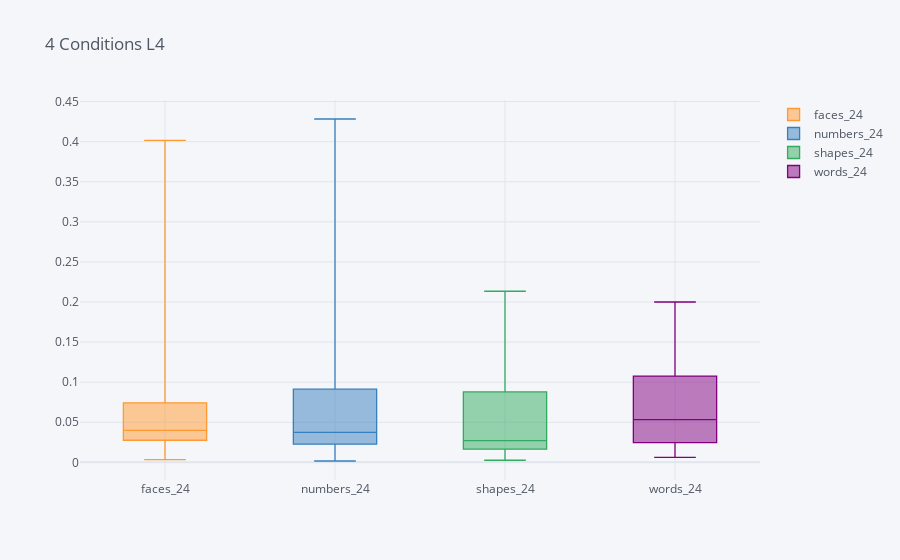

Notebook cell for this chart:
### Code cell
# Creating pandas dataframe from numpy array
L4 = pd.DataFrame({'words_24': words_L4_24num, 'faces_24':faces_L4_24num,'shapes_24':shapes_L4_24num,'numbers_24':numbers_L4_24num})
#print(L4)
L4.iplot(kind='box',title = '4 Conditions L4')

### Figure 1 — Plotly figure (JSON) as saved in the notebook; plotly's stock layout.template omitted (floating-point values rounded to 4 significant figures)
{"data": [{"boxpoints": false, "line": {"width": 1.3}, "marker": {"color": "rgba(255, 153, 51, 1.0)"}, "name": "faces_24", "orientation": "v", "type": "box", "uid": "18620305-0587-41d5-88c1-9d402aa9d449", "y": [0.0209, 0.09509, 0.03868, 0.05856, 0.04035, 0.2761, 0.063, 0.2064, 0.03564, 0.4016, 0.02608, 0.02897, 0.01475, 0.06997, 0.04735, 0.07251, 0.01678, 0.01624, 0.03416, 0.003299, 0.03509, 0.076, 0.0393, 0.1234]}, {"boxpoints": false, "line": {"width": 1.3}, "marker": {"color": "rgba(55, 128, 191, 1.0)"}, "name": "numbers_24", "orientation": "v", "type": "box", "uid": "5277c363-46dd-4987-aea8-f7ef481fd82d", "y": [0.1257, 0.03535, 0.1069, 0.03046, 0.00832, 0.0322, 0.0195, 0.08027, 0.03009, 0.1052, 0.1365, 0.1022, 0.05205, 0.03931, 0.04956, 0.02027, 0.07576, 0.007938, 0.03429, 0.005759, 0.02514, 0.4283, 0.001664, 0.03961]}, {"boxpoints": false, "line": {"width": 1.3}, "marker": {"color": "rgba(50, 171, 96, 1.0)"}, "name": "shapes_24", "orientation": "v", "type": "box", "uid": "625f6925-11a0-4d51-8dd0-d5a9a1b54725", "y": [0.04912, 0.002577, 0.06066, 0.01817, 0.05115, 0.02139, 0.02312, 0.01204, 0.09347, 0.01846, 0.08229, 0.003814, 0.01932, 0.07433, 0.01448, 0.157, 0.02968, 0.02447, 0.2134, 0.1559, 0.1373, 0.005723, 0.01476, 0.1347]}, {"boxpoints": false, "line": {"width": 1.3}, "marker": {"color": "rgba(128, 0, 128, 1.0)"}, "name": "words_24", "orientation": "v", "type": "box", "uid": "37cb4775-ba02-4754-9a97-9cf2158a17d3", "y": [0.03125, 0.04514, 0.09663, 0.02679, 0.006907, 0.02734, 0.07051, 0.1002, 0.1527, 0.1309, 0.1778, 0.02391, 0.006173, 0.2, 0.02817, 0.01678, 0.06127, 0.1151, 0.06275, 0.01037, 0.07908, 0.1511, 0.02526, 0.017]}], "layout": {"legend": {"bgcolor": "#F5F6F9", "font": {"color": "#4D5663"}}, "paper_bgcolor": "#F5F6F9", "plot_bgcolor": "#F5F6F9", "title": {"font": {"color": "#4D5663"}, "text": "4 Conditions L4"}, "xaxis": {"gridcolor": "#E1E5ED", "showgrid": true, "tickfont": {"color": "#4D5663"}, "title": {"font": {"color": "#4D5663"}, "text": ""}, "zerolinecolor": "#E1E5ED"}, "yaxis": {"gridcolor": "#E1E5ED", "showgrid": true, "tickfont": {"color": "#4D5663"}, "title": {"font": {"color": "#4D5663"}, "text": ""}, "zerolinecolor": "#E1E5ED"}}}
